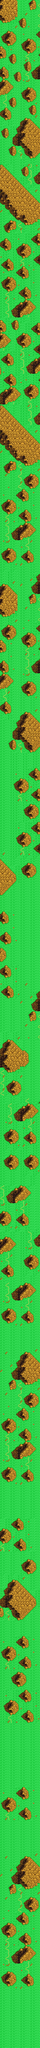

Rendered tile map (Tiled .tmx) drawn with the repository's tilesets; below, a short description and the map source with its tile grids summarised:
An orthogonal 16x800 tile map with 32x32 px tiles, 1 tile layer (Calque de Tuiles 1).

<map version="1.4" tiledversion="1.4.2" orientation="orthogonal" renderorder="right-down" width="16" height="800" tilewidth="32" tileheight="32" infinite="0" nextlayerid="2" nextobjectid="1">
 <editorsettings>
  <export target="." format="csv" />
 </editorsettings>
 <tileset firstgid="1" name="GoldoCPC_tiles_Level4" tilewidth="32" tileheight="32" tilecount="240" columns="20">
  <image source="GoldoCPC_tiles_Level4.png" trans="ff00ff" width="640" height="400" />
 </tileset>
 <layer id="1" name="Calque de Tuiles 1" width="16" height="800">
  <data>[12800 cells, 12800 non-empty, 48 distinct tile ids]</data>
 </layer>
</map>